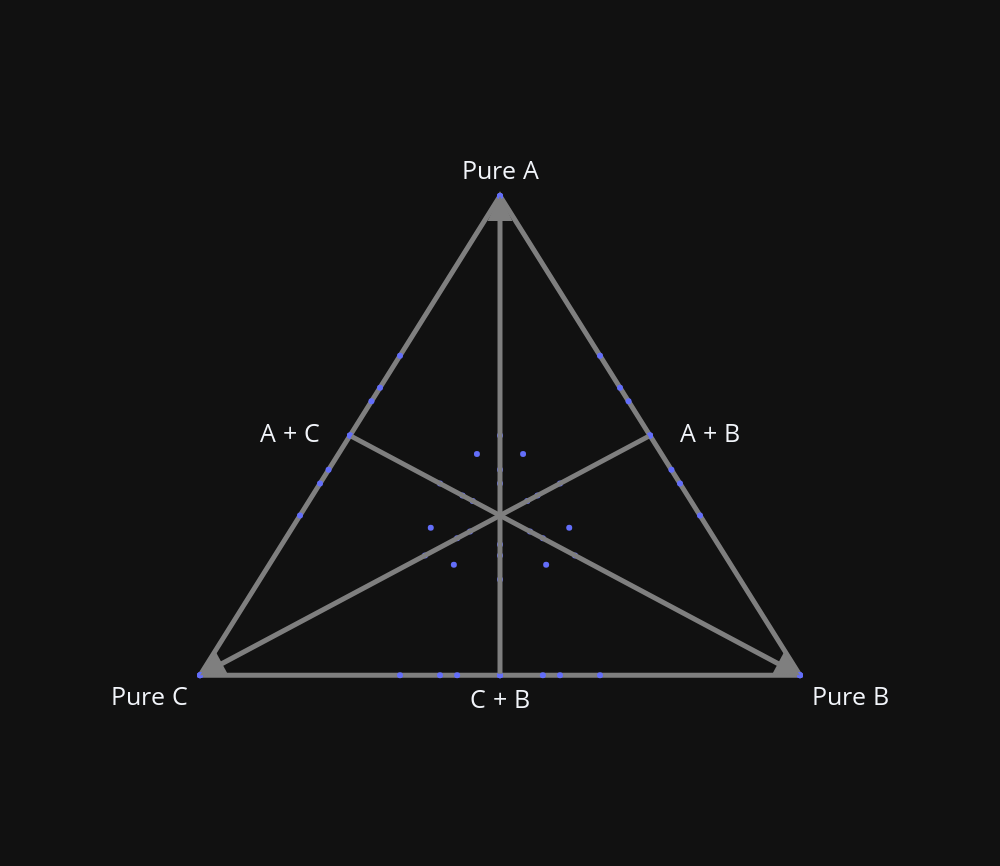

Notebook cell for this chart:
### Code cell
fig = go.Figure()
fig.layout.template = 'plotly_dark'
fig.update_layout(height= (math.sqrt(3)/2) * 1000, width = 1000, showlegend = False)
fig.add_trace(go.Scatter(x=[0, 0.5, 1, 0],y=[0, math.sqrt(3)/2, 0, 0],mode="lines",name="Outer Triangle", opacity = 1, line_color = '#7F7F7F', line_width = 5)) #line=dict(color="#7F7F7F")
#fig.add_trace(go.Scatter(x=[0.5, 1, 0], y=[math.sqrt(3)/2, 0, 0], mode="markers+text",name="Axes Markers", text=["Pure A", "Pure B", "Pure C"], textposition="top center", textfont_size = 25))
fig.add_trace(go.Scatter(x=[0.5], y=[math.sqrt(3)/2 + 0.02], mode="text",name="Axes Markers", text=["Pure A"], textposition="top center", textfont_size = 25))
fig.add_trace(go.Scatter(x=[1.02], y=[-0.02], mode="text",name="Axes Markers", text=["Pure B"], textposition="bottom right", textfont_size = 25))
fig.add_trace(go.Scatter(x=[-0.02], y=[-0.02], mode="text",name="Axes Markers", text=["Pure C"], textposition="bottom left", textfont_size = 25))
fig.add_trace(go.Scatter(x=[0.25 - 0.10], y=[math.sqrt(3)/4], mode="text",name="Axes Markers", text=["A + C"], textposition="middle center", textfont_size = 25))
fig.add_trace(go.Scatter(x=[0.75 + 0.10], y=[math.sqrt(3)/4], mode="text",name="Axes Markers", text=["A + B"], textposition="middle center", textfont_size = 25))
fig.add_trace(go.Scatter(x=[0.5], y=[0 - 0.025], mode="text",name="Axes Markers", text=["C + B"], textposition="bottom center", textfont_size = 25))
fig.update_xaxes(range = [-0.2, 1.2], showgrid=False, zeroline = False,  visible = False, gridwidth=1, gridcolor='LightPink')
fig.update_yaxes(range = [-0.2, 1.2*math.sqrt(3)/2], showgrid=False, zeroline = False, visible = False, gridwidth=1, gridcolor='LightPink')

arrow1 = go.layout.Annotation(dict(x= 0.5, y=math.sqrt(3)/2 ,xref="x", yref="y",text="",showarrow=True, axref = "x", ayref='y',ax= 0.5,ay= 0,arrowhead = 2, arrowwidth=5, opacity = 1, arrowcolor='#7F7F7F'))
arrow2 = go.layout.Annotation(dict(x= 1, y=0 ,xref="x", yref="y",text="",showarrow=True, axref = "x", ayref='y',ax= 0.25,ay= math.sqrt(3)/4,arrowhead = 2, arrowwidth=5, opacity = 1, arrowcolor='#7F7F7F'))
arrow3 = go.layout.Annotation(dict(x= 0, y=0 ,xref="x", yref="y",text="",showarrow=True, axref = "x", ayref='y',ax= 0.75,ay= math.sqrt(3)/4,arrowhead = 2, arrowwidth=5, opacity = 1, arrowcolor='#7F7F7F'))
fig.update_layout(annotations=[arrow1, arrow2, arrow3])

fig.add_traces(list(px.scatter(df, x = 'XT', y = 'YT', hover_data = ['A','B','C'], template = 'plotly_dark').select_traces()))
fig.show()

### Figure 1 — Plotly figure (JSON) as saved in the notebook; plotly's stock layout.template omitted (floating-point values rounded to 4 significant figures; data arrays with more than 128 entries replaced by an {"elided": "..."} marker saying what was removed)
{"data": [{"line": {"color": "#7F7F7F", "width": 5}, "mode": "lines", "name": "Outer Triangle", "opacity": 1, "type": "scatter", "x": [0, 0.5, 1, 0], "y": [0, 0.866, 0, 0]}, {"mode": "text", "name": "Axes Markers", "text": ["Pure A"], "textfont": {"size": 25}, "textposition": "top center", "type": "scatter", "x": [0.5], "y": [0.886]}, {"mode": "text", "name": "Axes Markers", "text": ["Pure B"], "textfont": {"size": 25}, "textposition": "bottom right", "type": "scatter", "x": [1.02], "y": [-0.02]}, {"mode": "text", "name": "Axes Markers", "text": ["Pure C"], "textfont": {"size": 25}, "textposition": "bottom left", "type": "scatter", "x": [-0.02], "y": [-0.02]}, {"mode": "text", "name": "Axes Markers", "text": ["A + C"], "textfont": {"size": 25}, "textposition": "middle center", "type": "scatter", "x": [0.15], "y": [0.433]}, {"mode": "text", "name": "Axes Markers", "text": ["A + B"], "textfont": {"size": 25}, "textposition": "middle center", "type": "scatter", "x": [0.85], "y": [0.433]}, {"mode": "text", "name": "Axes Markers", "text": ["C + B"], "textfont": {"size": 25}, "textposition": "bottom center", "type": "scatter", "x": [0.5], "y": [-0.025]}, {"customdata": {"elided": "64x3 float values"}, "hovertemplate": "XT=%{x}<br>YT=%{y}<br>A=%{customdata[0]}<br>B=%{customdata[1]}<br>C=%{customdata[2]}<extra></extra>", "legendgroup": "", "marker": {"color": "#636efa", "symbol": "circle"}, "mode": "markers", "name": "", "orientation": "v", "showlegend": false, "type": "scatter", "x": [null, 0, 0, 0, 1, 0.5, 0.5714, 0.4, 1, 0.4286, 0.5, 0.3333, 1, 0.6, 0.6667, 0.5, 0.5, 0.25, 0.2857, 0.2, 0.75, 0.5, 0.5455, 0.4286, 0.7143, 0.4545, 0.5, 0.3846, 0.8, 0.5714, 0.6154, 0.5, 0.5, 0.2143, 0.25, 0.1667, 0.7857, 0.5, 0.55, 0.4231, 0.75, 0.45, 0.5, 0.375, 0.8333, 0.5769, 0.625, 0.5, 0.5, 0.3, 0.3333, 0.25, 0.7, 0.5, 0.5385, 0.4375, 0.6667, 0.4615, 0.5, 0.4, 0.75, 0.5625, 0.6, 0.5], "xaxis": "x", "y": [null, 0, 0, 0, 0, 0, 0, 0, 0, 0, 0, 0, 0, 0, 0, 0, 0.866, 0.433, 0.4949, 0.3464, 0.433, 0.2887, 0.3149, 0.2474, 0.4949, 0.3149, 0.3464, 0.2665, 0.3464, 0.2474, 0.2665, 0.2165, 0.866, 0.3712, 0.433, 0.2887, 0.3712, 0.2362, 0.2598, 0.1999, 0.433, 0.2598, 0.2887, 0.2165, 0.2887, 0.1999, 0.2165, 0.1732, 0.866, 0.5196, 0.5774, 0.433, 0.5196, 0.3712, 0.3997, 0.3248, 0.5774, 0.3997, 0.433, 0.3464, 0.433, 0.3248, 0.3464, 0.2887], "yaxis": "y"}], "layout": {"annotations": [{"arrowcolor": "#7F7F7F", "arrowhead": 2, "arrowwidth": 5, "ax": 0.5, "axref": "x", "ay": 0, "ayref": "y", "opacity": 1, "showarrow": true, "text": "", "x": 0.5, "xref": "x", "y": 0.866, "yref": "y"}, {"arrowcolor": "#7F7F7F", "arrowhead": 2, "arrowwidth": 5, "ax": 0.25, "axref": "x", "ay": 0.433, "ayref": "y", "opacity": 1, "showarrow": true, "text": "", "x": 1, "xref": "x", "y": 0, "yref": "y"}, {"arrowcolor": "#7F7F7F", "arrowhead": 2, "arrowwidth": 5, "ax": 0.75, "axref": "x", "ay": 0.433, "ayref": "y", "opacity": 1, "showarrow": true, "text": "", "x": 0, "xref": "x", "y": 0, "yref": "y"}], "height": 866.0, "showlegend": false, "width": 1000, "xaxis": {"gridcolor": "LightPink", "gridwidth": 1, "range": [-0.2, 1.2], "showgrid": false, "visible": false, "zeroline": false}, "yaxis": {"gridcolor": "LightPink", "gridwidth": 1, "range": [-0.2, 1.039], "showgrid": false, "visible": false, "zeroline": false}}}
